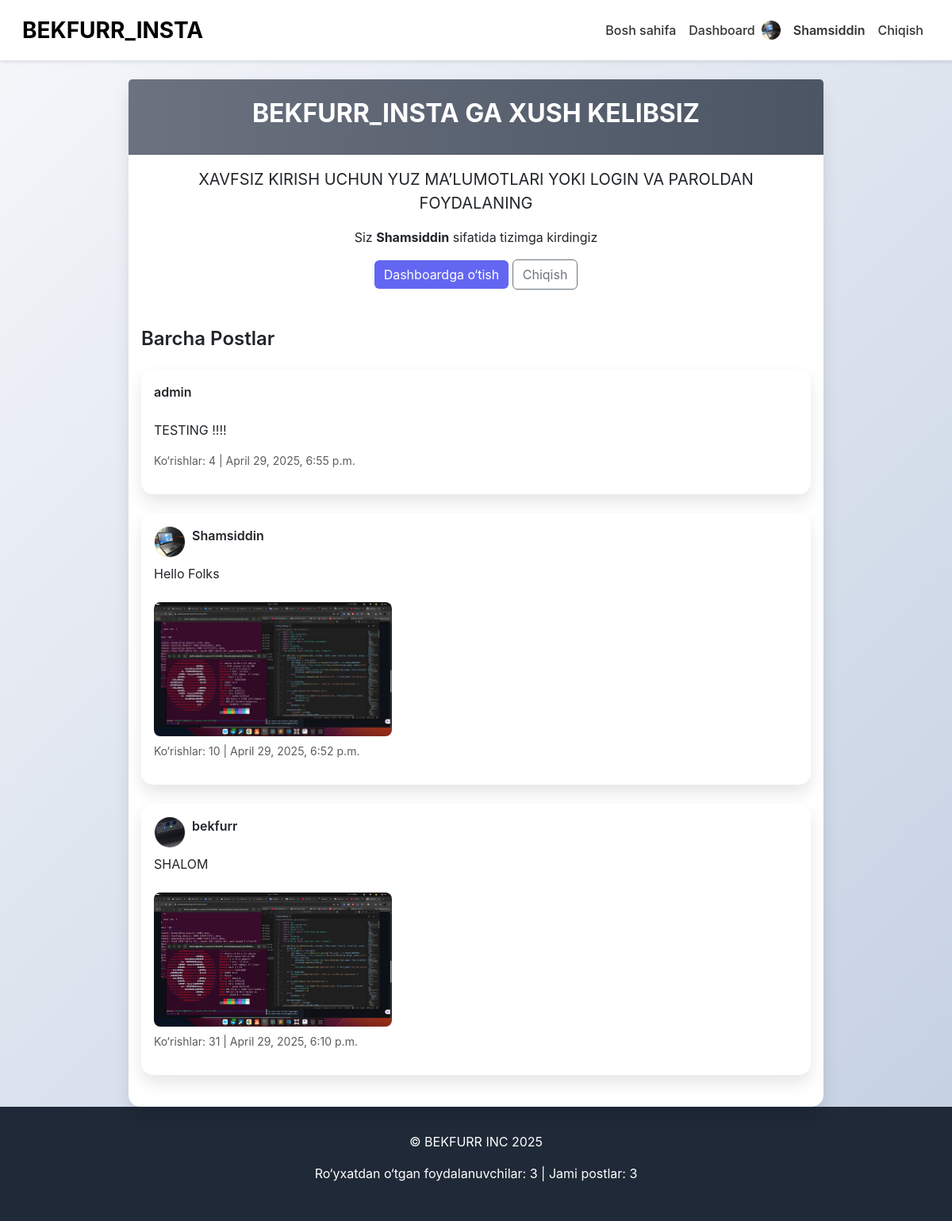
The page / (signed in) on the database its author committed.
### face_auth/models.py (models this page shows, shortened)
class FaceProfile(models.Model):
    user = models.OneToOneField(User, on_delete=models.CASCADE)
    face_encoding = models.BinaryField(null=True, blank=True)
    avatar = models.ImageField(upload_to='avatars/', null=True, blank=True)
    created_at = models.DateTimeField(auto_now_add=True)
    updated_at = models.DateTimeField(auto_now=True)

class Post(models.Model):
    user = models.ForeignKey(User, on_delete=models.CASCADE)
    content = models.TextField()
    image = models.ImageField(upload_to='posts/', null=True, blank=True)
    views = models.PositiveIntegerField(default=0)  # Ko‘rishlar soni
    created_at = models.DateTimeField(auto_now_add=True)
    updated_at = models.DateTimeField(auto_now=True)

### face_auth/views.py (the view)
# urls.py: path('', views.home, name='home'),
def home(request):
    posts = Post.objects.all().order_by('-created_at')
    for post in posts:
        post.views += 1  # Har ko‘rishda sonni oshirish
        post.save()
    if request.user.is_authenticated and request.user.is_superuser:
        users = User.objects.all()
        return render(request, 'home.html', {'posts': posts, 'users': users})
    return render(request, 'home.html', {'posts': posts})

### face_auth/context_processors.py (called while the page is built)
def site_stats(request):
    return {
        'total_users': User.objects.count(),
        'total_posts': Post.objects.count(),
    }

### templates/home.html (shortened to what this page needs)
{% extends 'base.html' %}
{% block content %}
<div class="card">
    <div class="card-header">
        <h2 class="text-center fs-2 fw-bold">BEKFURR_INSTA GA XUSH KELIBSIZ</h2>
    </div>
    <div class="card-body">
        <div class="text-center mb-5">
            <p class="fs-5">XAVFSIZ KIRISH UCHUN YUZ MA’LUMOTLARI YOKI LOGIN VA PAROLDAN FOYDALANING</p>
            {% if user.is_authenticated %}
                <p>Siz <strong>{{ user.username }}</strong> sifatida tizimga kirdingiz</p>
                <a href="{% url 'dashboard' %}" class="btn btn-primary">Dashboardga o‘tish</a>
                <a href="{% url 'logout' %}" class="btn btn-outline-secondary">Chiqish</a>
            {% else %}
                <p>TIZIMGA KIRISH YOKI RO‘YXATDAN O‘TISHNI TANLANG</p>
                <a href="{% url 'login' %}" class="btn btn-primary">Kirish</a>
                <a href="{% url 'register' %}" class="btn btn-outline-secondary">Ro‘yxatdan o‘tish</a>
            {% endif %}
        </div>
        <div class="mt-5">
            <h4 class="fs-4 fw-semibold mb-4">Barcha Postlar</h4>
            {% for post in posts %}
                <div class="card mb-4">
                    <div class="card-body">
                        <div class="d-flex align-items-center mb-2">
                            {% if post.user.faceprofile.avatar %}
                             <img src="{{ post.user.faceprofile.avatar.url }}" alt="Avatar" class="post-user-avatar rounded-circle me-2">
                            {% endif %}
                            <p class="fw-semibold">{{ post.user.username }}</p>
                        </div>
                        <p>{{ post.content }}</p>
                        {% if post.image %}
                        <img src="{{ post.image.url }}" alt="Post Image" class="zoom-image post-image mt-2">
                        {% endif %}
                        <p class="text-muted small mt-2">Ko‘rishlar: {{ post.views }} | {{ post.created_at }}</p>
                    </div>
                </div>
            {% empty %}
                <p class="text-muted">Hozircha postlar yo‘q</p>
            {% endfor %}
        </div>
    </div>
</div>
{% endblock %}

### templates/base.html (shortened to what this page needs)
<!DOCTYPE html>
<html lang="en">
<head>
    {% load static %}
    <link href="https://cdn.jsdelivr.net/npm/bootstrap@5.3.0/dist/css/bootstrap.min.css" rel="stylesheet">
    <link href="{% static 'css/custom.css' %}" rel="stylesheet">
</head>
<body>
    <nav class="navbar navbar-expand-lg navbar-light sticky-top">
        <div class="container-fluid">
            <a class="navbar-brand fw-bold fs-3" href="{% url 'home' %}">BEKFURR_INSTA</a>
            <div class="collapse navbar-collapse" id="navbarNav">
                <ul class="navbar-nav ms-auto align-items-center">
                    <li class="nav-item">
                        <a class="nav-link" href="{% url 'home' %}">Bosh sahifa</a>
                    </li>
                    {% if user.is_authenticated %}
                        <li class="nav-item">
                            <a class="nav-link" href="{% url 'dashboard' %}">Dashboard</a>
                        </li>
                        <li class="nav-item d-flex align-items-center">
                            {% if user.faceprofile.avatar %}
                                <img src="{{ user.faceprofile.avatar.url }}" alt="Avatar" class="rounded-circle me-2" width="30" height="30">
                            {% else %}
                                <span class="rounded-circle me-2 user-icon">👤</span>
                            {% endif %}
                            <span class="nav-link fw-semibold">{{ user.username }}</span>
                        </li>
                        <li class="nav-item">
                            <a class="nav-link" href="{% url 'logout' %}">Chiqish</a>
                        </li>
                    {% endif %}
                </ul>
            </div>
        </div>
    </nav>
    <div class="container mt-4">
        {% block content %}{% endblock %}
    </div>
    <footer>
        <p>© BEKFURR INC 2025</p>
        <p>Ro‘yxatdan o‘tgan foydalanuvchilar: {{ total_users }} | Jami postlar: {{ total_posts }}</p>
    </footer>
</body>
</html>

### static/css/custom.css (style rules this page uses)
body { background: linear-gradient(135deg, #f5f7fa 0%, #c3cfe2 100%); font-family: 'Inter', sans-serif; min-height: 100vh; display: flex; flex-direction: column; }
.container { max-width: 900px; }
.card { border: none; border-radius: 15px; box-shadow: 0 10px 20px rgba(0, 0, 0, 0.1); background: white; }
.card-header { background: linear-gradient(to right, #6b7280, #4b5563); color: white; border-radius: 15px 15px 0 0; padding: 1.5rem; }
.navbar { background: white; box-shadow: 0 2px 5px rgba(0, 0, 0, 0.1); padding: 0.75rem 1rem; }
.navbar-brand { font-size: 1.5rem; }
.nav-link { font-weight: 500; color: #333; }
.user-icon, .navbar img.rounded-circle { width: 24px; height: 24px; display: inline-flex; justify-content: center; align-items: center; background: #e5e7eb; border-radius: 50%; font-size: 0.9rem; }
.post-image { max-width: 300px; height: auto; object-fit: cover; border-radius: 8px; transition: transform 0.3s; }
.post-user-avatar { width: 40px; height: 40px; object-fit: cover; border: 1px solid #e5e7eb; }
.btn-primary { background: #6366f1; border: none; transition: transform 0.2s; }
footer { margin-top: auto; background: #1f2937; color: white; padding: 2rem; text-align: center; }

### rows shown on the page
Post: user.username "admin", content "TESTING !!!!", views "4", created_at "April 29, 2025, 6:55 p.m."
Post: user.faceprofile.avatar (picture), user.username "Shamsiddin", content "Hello Folks", image (picture), views "10", created_at "April 29, 2025, 6:52 p.m."
Post: user.faceprofile.avatar (picture), user.username "bekfurr", content "SHALOM", image (picture), views "31", created_at "April 29, 2025, 6:10 p.m."

### other values the page prints
{{ user.username }} "Shamsiddin"
{{ total_users }} "3"
{{ total_posts }} "3"
